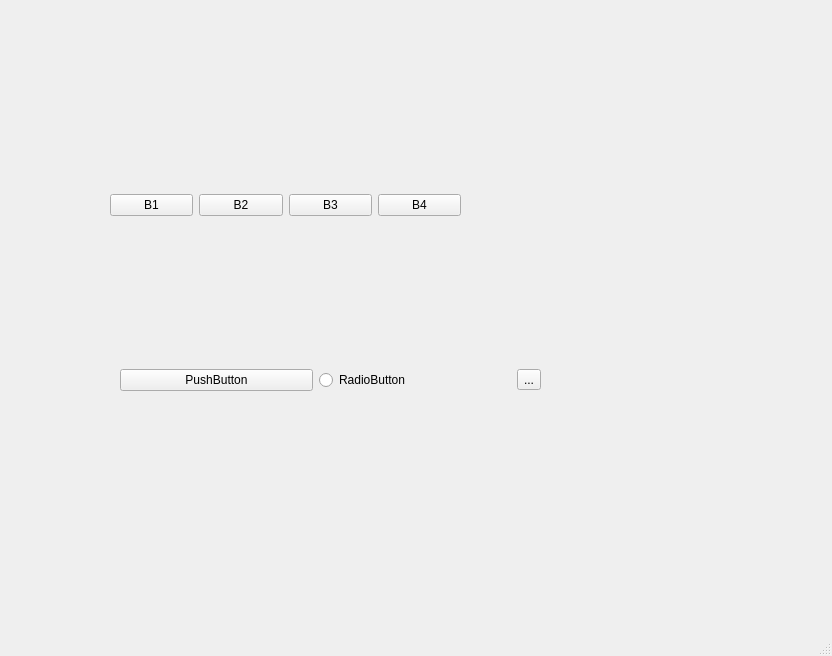
<?xml version="1.0" encoding="UTF-8"?>
<ui version="4.0">
 <class>MainWindow</class>
 <widget class="QMainWindow" name="MainWindow">
  <property name="geometry">
   <rect>
    <x>0</x>
    <y>0</y>
    <width>832</width>
    <height>656</height>
   </rect>
  </property>
  <property name="windowTitle">
   <string>MainWindow</string>
  </property>
  <widget class="QWidget" name="centralwidget">
   <widget class="QWidget" name="horizontalLayoutWidget">
    <property name="geometry">
     <rect>
      <x>120</x>
      <y>340</y>
      <width>421</width>
      <height>80</height>
     </rect>
    </property>
    <layout class="QHBoxLayout" name="horizontalLayout_3">
     <item>
      <widget class="QPushButton" name="pushButton_5">
       <property name="text">
        <string>PushButton</string>
       </property>
      </widget>
     </item>
     <item>
      <widget class="QRadioButton" name="radioButton">
       <property name="text">
        <string>RadioButton</string>
       </property>
      </widget>
     </item>
     <item>
      <widget class="QToolButton" name="toolButton">
       <property name="text">
        <string>...</string>
       </property>
      </widget>
     </item>
    </layout>
   </widget>
   <widget class="QWidget" name="">
    <property name="geometry">
     <rect>
      <x>110</x>
      <y>130</y>
      <width>351</width>
      <height>151</height>
     </rect>
    </property>
    <layout class="QHBoxLayout" name="horizontalLayout_2">
     <item>
      <widget class="QPushButton" name="pushButton_2">
       <property name="text">
        <string>B1</string>
       </property>
      </widget>
     </item>
     <item>
      <widget class="QPushButton" name="pushButton">
       <property name="text">
        <string>B2</string>
       </property>
      </widget>
     </item>
     <item>
      <widget class="QPushButton" name="pushButton_3">
       <property name="text">
        <string>B3</string>
       </property>
      </widget>
     </item>
     <item>
      <widget class="QPushButton" name="pushButton_4">
       <property name="text">
        <string>B4</string>
       </property>
      </widget>
     </item>
    </layout>
   </widget>
  </widget>
  <widget class="QMenuBar" name="menubar">
   <property name="geometry">
    <rect>
     <x>0</x>
     <y>0</y>
     <width>832</width>
     <height>23</height>
    </rect>
   </property>
  </widget>
  <widget class="QStatusBar" name="statusbar"/>
 </widget>
 <resources/>
 <connections/>
</ui>
